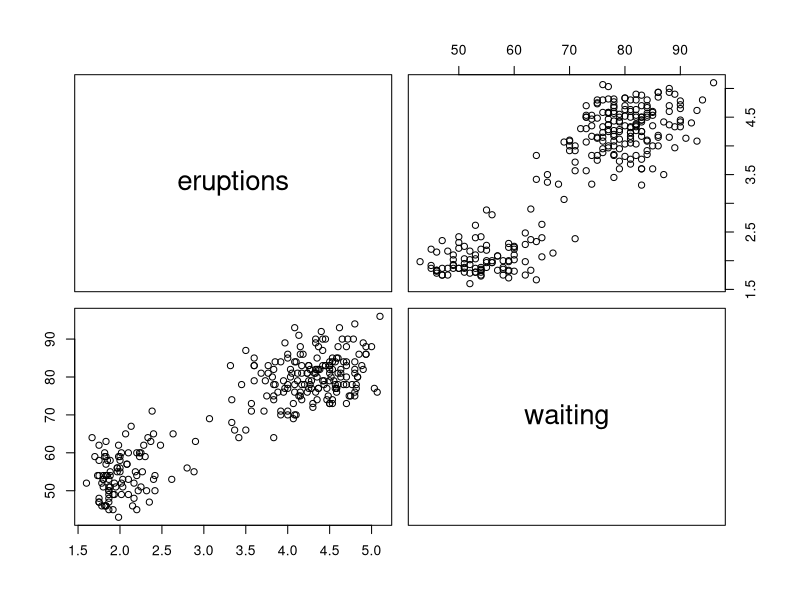
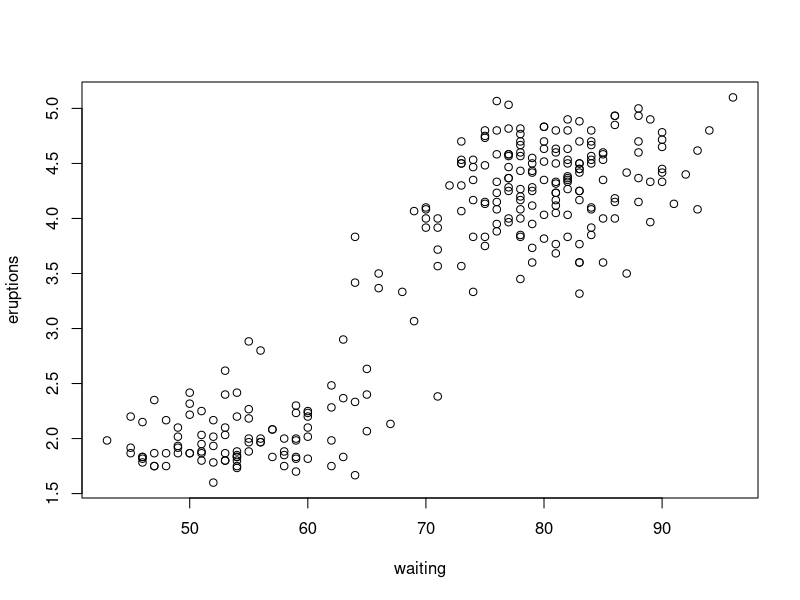
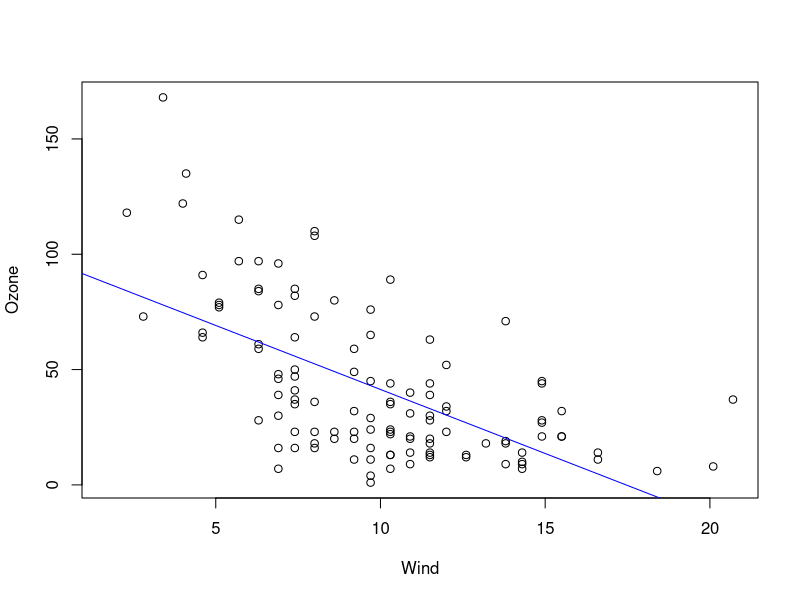
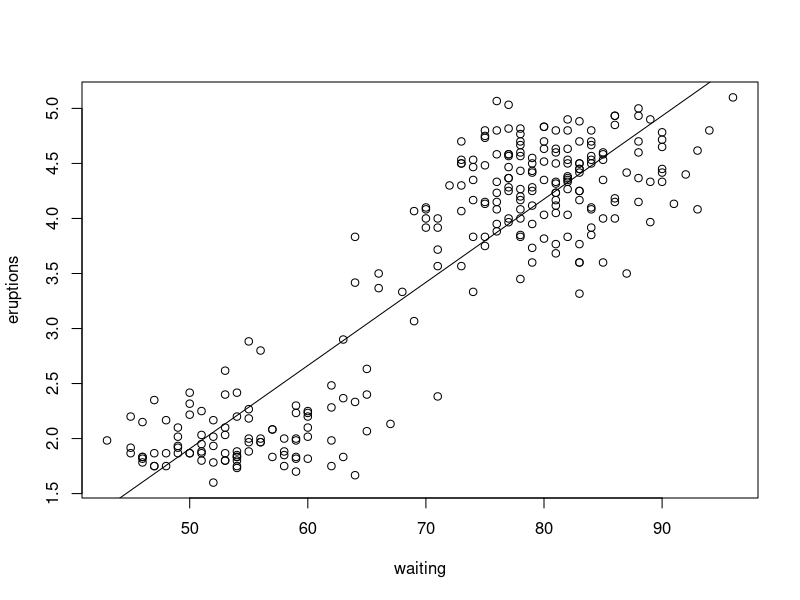
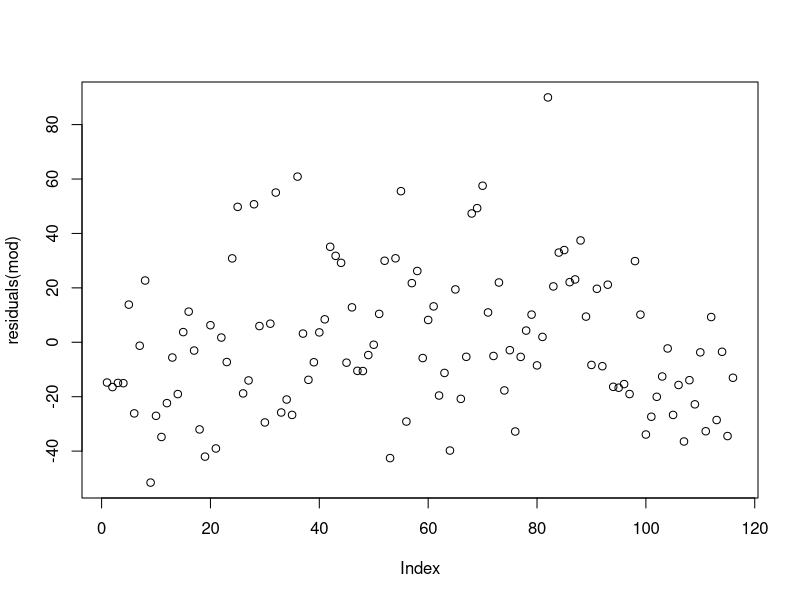
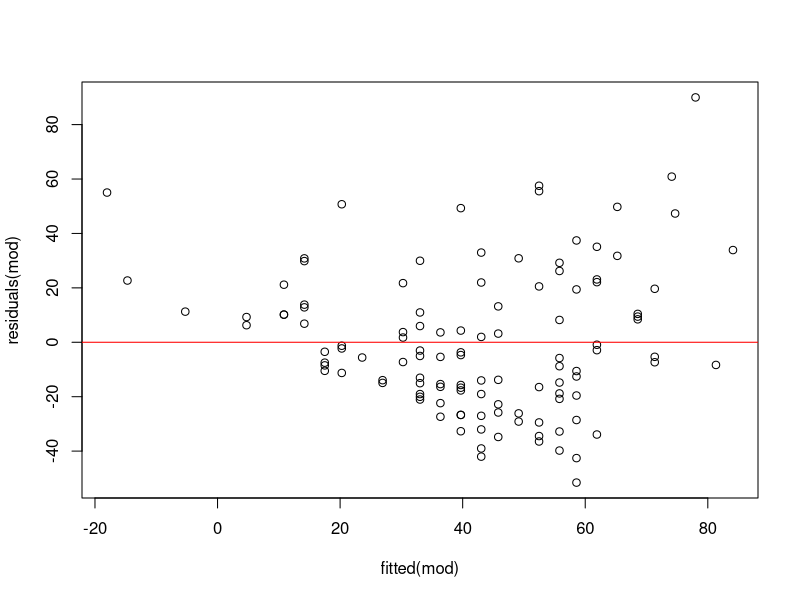
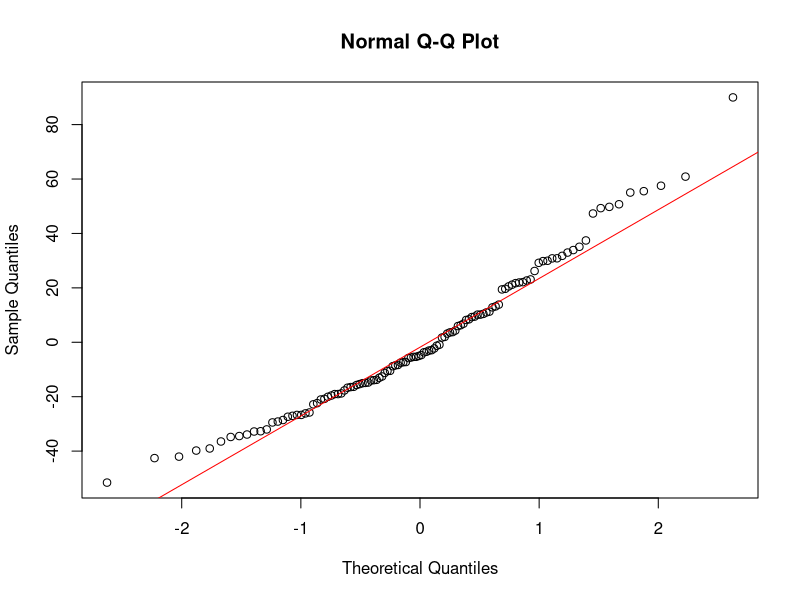

Source code (R) for these figures, in order:
## EXERCISE 1
data('faithful')
pairs(faithful[, c("eruptions", "waiting")])
cor(faithful[, c("eruptions", "waiting")], use="na.or.complete")
plot(eruptions~waiting, data=faithful)
#Since R is 0.90, there is a very strong, positive correlation between the waiting time btw. eruptions and the duration of the eruption

## EXERCISE 2 #1
data("airquality")
head(airquality, 15)
mod=lm(Ozone~Wind, data=airquality)
summary(mod)
plot(Ozone~Wind, data=airquality)
abline(lm(Ozone~Wind, data=airquality), col="blue")
# There is negative correlation between ozone and wind speed
# For every unit increase in wind speed, there's a 5.5 unit decrease in ozone
# R^2 = 0.36, so 36% of the total variability in ozone can be explained by wind speed

## EXERCISE 2 #2
data('faithful')
head(faithful, 15)
mod2=lm(eruptions~waiting, data=faithful)
summary(mod2)
plot(eruptions~waiting, data=faithful)
abline(lm(eruptions~waiting, data=faithful))
# For every unit increase in waiting time, there's a 0.08 unit increase in eruption duration
# R^2=0.81, so 81% of the total variability in eruption duration is explained by waiting time

## EXERCISE 3
res=residuals(mod)
RSS=sum(res^2)
RSS #79859.01
RSE=sqrt(RSS/summary(mod)$df[2])
RSE #=26.47
RMSE=RSS/153
RMSE #=521.95
MSE=RSS/summary(mod)$df[2]
MSE #=700.52

## EXERCISE 4
#Calculating R^2
SSY=deviance(lm(airquality$Ozone~1))
SSY #=125,143
SSY1=var(airquality$Ozone)*152
R2=1-RSS/SSY
R2 #0.36
#Calculating adjusted R^2
numerator=RSS/(2-1)
numerator
r2adj=1-(numerator/SSY)
r2adj #=0.36

## EXERCISE 5  need residual independeny, homosed, normaity
plot(residuals(mod))
install.packages("lmtest")
library(lmtest)
dwtest(mod, alternative=c("two.sided"))
#Since d<2, there is evidence of positive serial correlation.
#Since p<0.05, we reject the null hypothesis that there is no correlation among residuals 
# We should manipulate the data before doing the linear regression
plot(residuals(mod)~fitted(mod))
abline(lm(residuals(mod)~fitted(mod)), col="red")
bptest(mod)
#Sice p<0.05, we reject the null hypothesis that the variance of residuals is constant
# This means that heteroscedasticity is present and we should transform the data before doing a linear regression
qqnorm(residuals(mod))
qqline(residuals(mod), col="red")
shapiro.test(residuals(mod))
#Since p<0.05, we reject the null hypothesis that our samples came from a normal distribution
